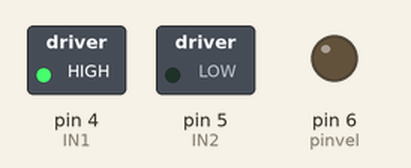
Simulated run of this sketch. Board: Arduino Uno, built with avr-gcc and run on an emulated ATmega328P. Parts: switched loads named in the sketch (green lamp = pin HIGH), output pins drawn as LEDs (lit = HIGH).

Above: at 0.05 s.
At 2.35 s:
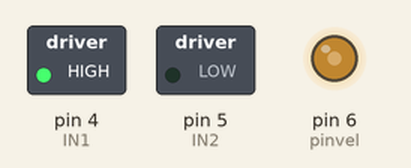
At 4.7 s:
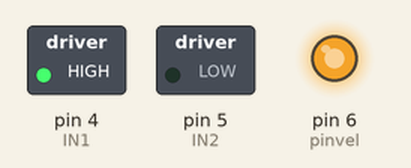
At 9.4 s:
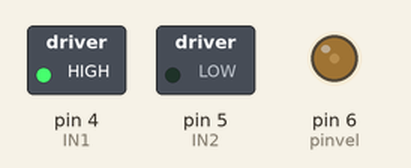
Timing chart, 0 to 13.5 s (numbered marks = the images above):
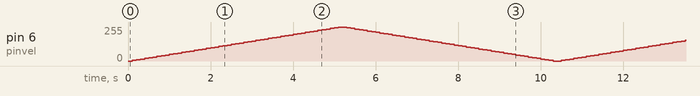

The sketch:

attivit__motore_sk1.ino
```cpp
int pinvel = 6;
int IN1 = 4;
int IN2 = 5;
void setup() {
  pinMode(pinvel, OUTPUT);
  pinMode(IN1, OUTPUT);
  pinMode(IN2, OUTPUT);
  digitalWrite(IN1, HIGH);
  digitalWrite(IN2, LOW);
  }
  void loop() {
    for (int velo = 0; velo <= 255; velo+=5)
    {
      analogWrite(pinvel, velo);
      delay(100);
    }
    for (int velo = 255; velo >= 0; velo-=5)
    {
      analogWrite(pinvel, velo);
      delay(100);
    }
  }
 
```
